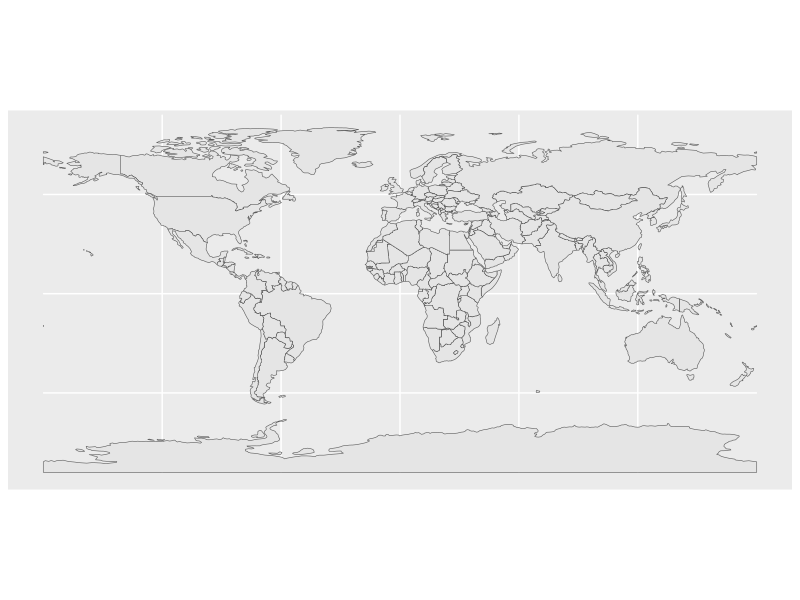

Generate this figure with R:
## ---- chunk 1
knitr::opts_chunk$set(fig.path = "mapping/www/images/")
knitr::opts_chunk$set(message = FALSE)
knitr::opts_chunk$set(echo = TRUE)
knitr::opts_chunk$set(warning = FALSE)

options(scipen = 999)
## ---- chunk 2
library(tidyverse)
library(knitr)
library(kableExtra)
## ---- chunk 3
library(rnaturalearth)

world <- ne_countries(returnclass = "sf")

ggplot() +
	geom_sf(data = world, mapping = aes())

## ---- chunk 4



## ---- chunk 5
sessionInfo()
